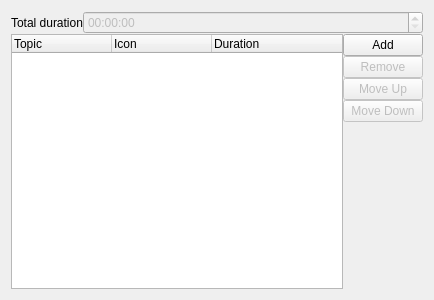
<?xml version="1.0" encoding="UTF-8"?>
<ui version="4.0">
 <class>TimelineTopics</class>
 <widget class="QWidget" name="TimelineTopics">
  <property name="geometry">
   <rect>
    <x>0</x>
    <y>0</y>
    <width>434</width>
    <height>300</height>
   </rect>
  </property>
  <property name="minimumSize">
   <size>
    <width>400</width>
    <height>300</height>
   </size>
  </property>
  <property name="windowTitle">
   <string notr="true"/>
  </property>
  <layout class="QVBoxLayout" name="verticalLayout_4">
   <property name="spacing">
    <number>0</number>
   </property>
   <item>
    <layout class="QVBoxLayout" name="verticalLayout_3">
     <item>
      <layout class="QFormLayout" name="formLayout_2">
       <item row="0" column="0">
        <widget class="QLabel" name="label">
         <property name="text">
          <string>Total duration</string>
         </property>
        </widget>
       </item>
       <item row="0" column="1">
        <widget class="QTimeEdit" name="totalDurationEdit">
         <property name="enabled">
          <bool>false</bool>
         </property>
         <property name="displayFormat">
          <string notr="true">HH:mm:ss</string>
         </property>
        </widget>
       </item>
      </layout>
     </item>
     <item>
      <layout class="QHBoxLayout" name="horizontalLayout_2">
       <item>
        <widget class="QTreeWidget" name="treeWidget">
         <property name="alternatingRowColors">
          <bool>true</bool>
         </property>
         <property name="rootIsDecorated">
          <bool>false</bool>
         </property>
         <column>
          <property name="text">
           <string>Topic</string>
          </property>
         </column>
         <column>
          <property name="text">
           <string>Icon</string>
          </property>
         </column>
         <column>
          <property name="text">
           <string>Duration</string>
          </property>
         </column>
        </widget>
       </item>
       <item>
        <layout class="QVBoxLayout" name="verticalLayout_5">
         <item>
          <widget class="KPushButton" name="addButton">
           <property name="text">
            <string>Add</string>
           </property>
          </widget>
         </item>
         <item>
          <widget class="KPushButton" name="removeButton">
           <property name="enabled">
            <bool>false</bool>
           </property>
           <property name="text">
            <string>Remove</string>
           </property>
          </widget>
         </item>
         <item>
          <widget class="KPushButton" name="upButton">
           <property name="enabled">
            <bool>false</bool>
           </property>
           <property name="text">
            <string>Move Up</string>
           </property>
          </widget>
         </item>
         <item>
          <widget class="KPushButton" name="downButton">
           <property name="enabled">
            <bool>false</bool>
           </property>
           <property name="text">
            <string>Move Down</string>
           </property>
          </widget>
         </item>
         <item>
          <spacer name="verticalSpacer">
           <property name="orientation">
            <enum>Qt::Vertical</enum>
           </property>
           <property name="sizeHint" stdset="0">
            <size>
             <width>20</width>
             <height>40</height>
            </size>
           </property>
          </spacer>
         </item>
        </layout>
       </item>
      </layout>
     </item>
    </layout>
   </item>
  </layout>
 </widget>
 <customwidgets>
  <customwidget>
   <class>KPushButton</class>
   <extends>QPushButton</extends>
   <header>kpushbutton.h</header>
  </customwidget>
 </customwidgets>
 <resources/>
 <connections/>
</ui>
